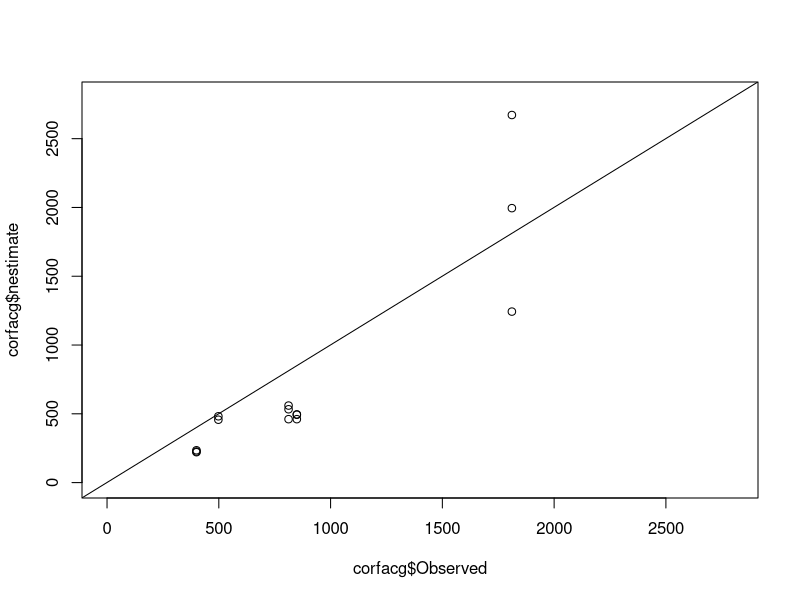
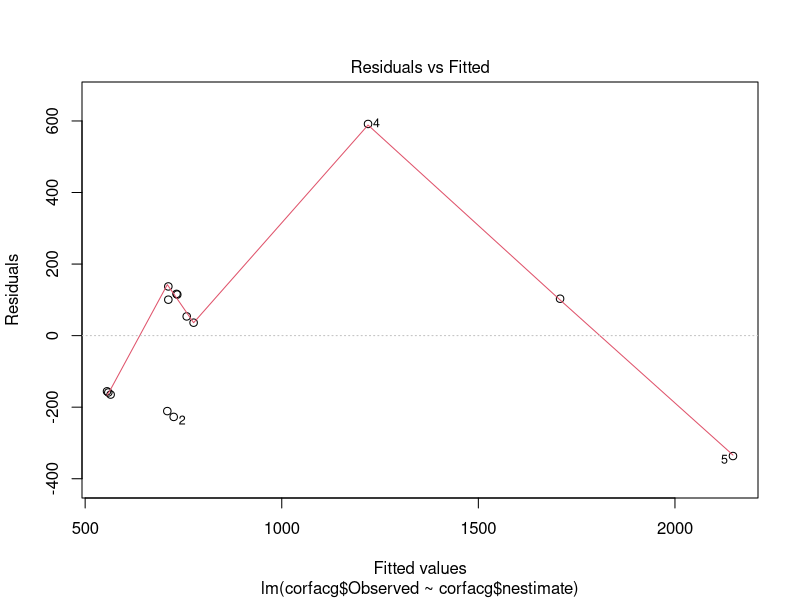
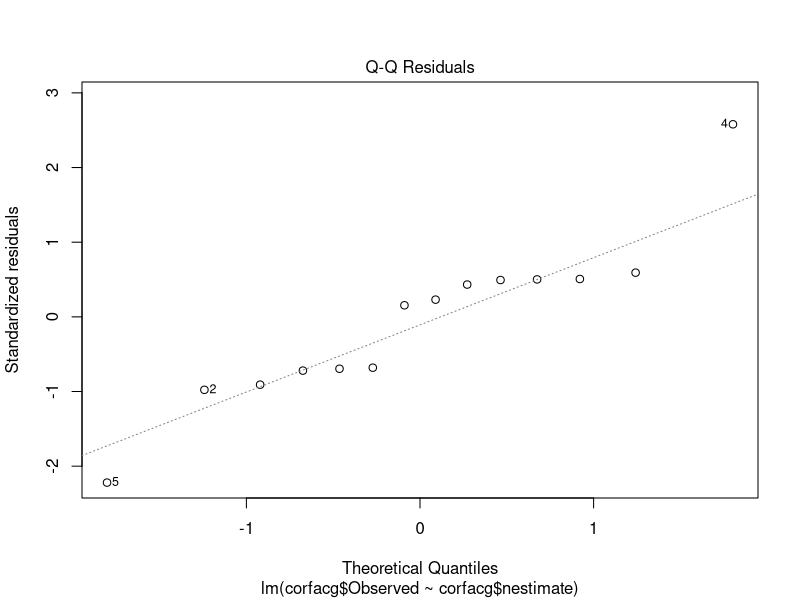
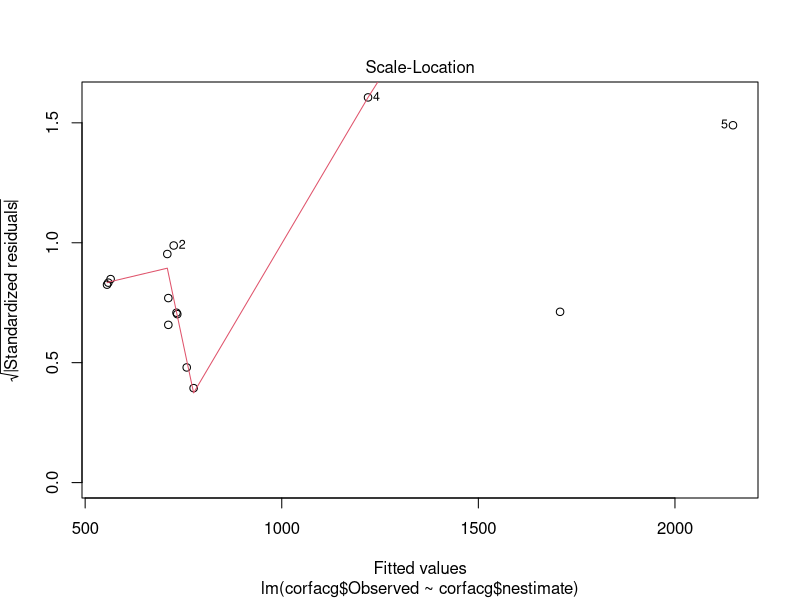
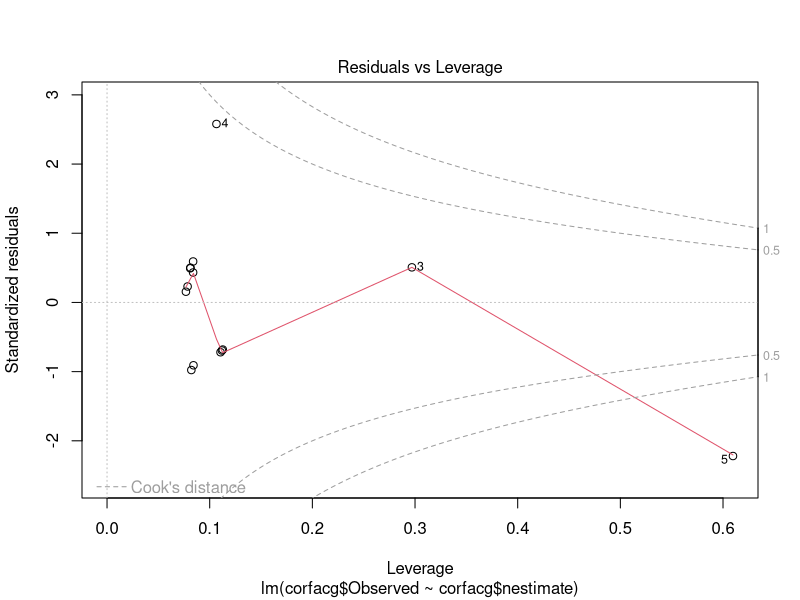
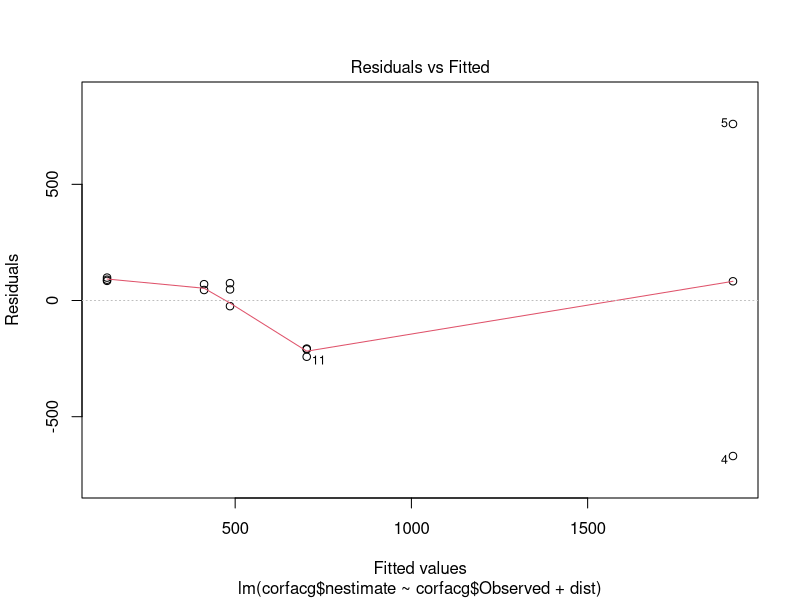
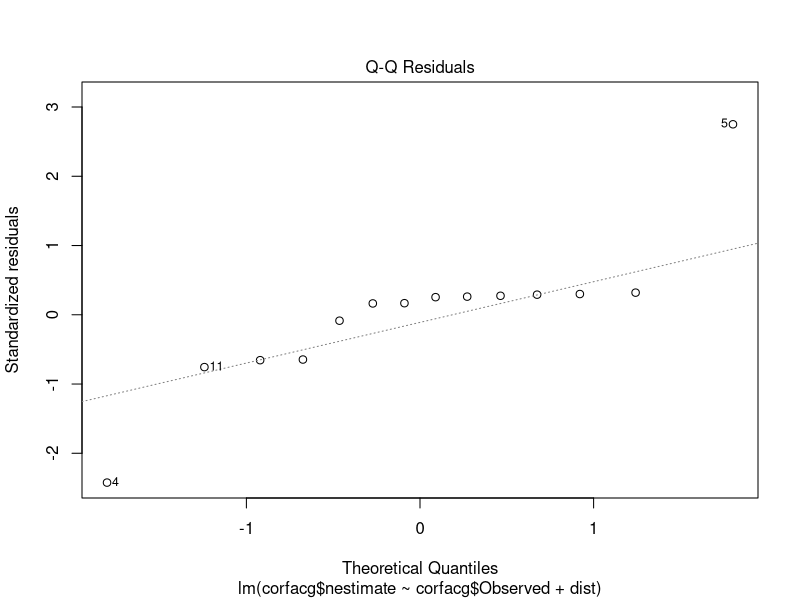
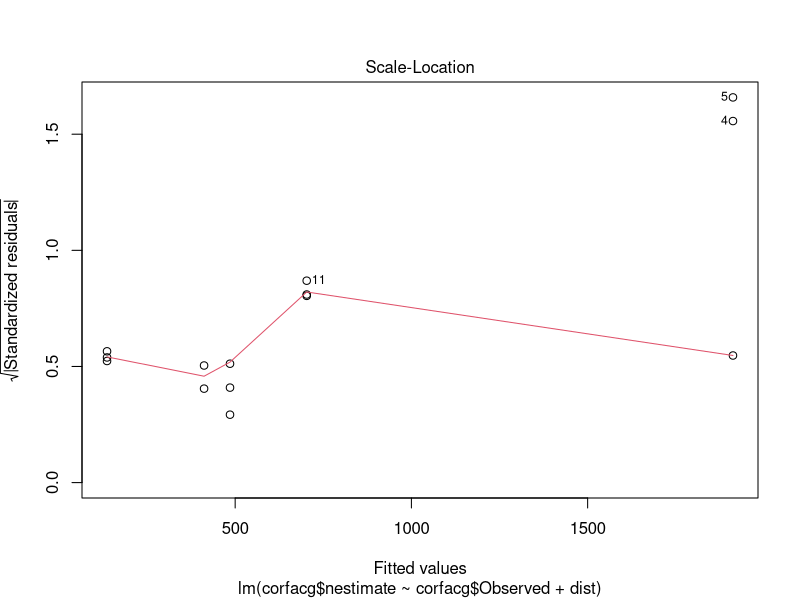

Recreate these plots in R, in order.

gobs<-read.csv("ALLresults_TEMP.csv", stringsAsFactors = FALSE)

corfac<-gobs[gobs$Method3%in%c("ground","groundimage"),]
corfac
corfacg<-corfac[corfac$Method3%in%c("ground"),]
corfacg

plot(corfacg$nestimate~corfacg$Observed, ylim=c(0,2800), xlim=c(0,2800))
abline(1,1)


cflm<-lm(corfacg$Observed~corfacg$nestimate)
plot(cflm)
summary(cflm)

dist<-as.numeric(corfacg$DisttoColony)
cflm2<-lm(corfacg$nestimate~corfacg$Observed + dist)
plot(cflm2)
summary(cflm2)

aovcf<-aov(corfacg$Observed~corfacg$nestimate)
aovcf1<-aov(corfacg$Observed~corfacg$nestimate + corfacg$Method2)
